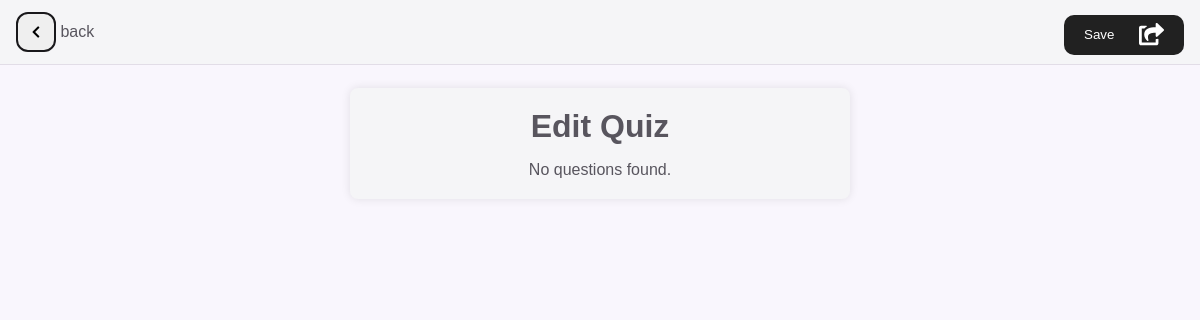
The page /edit_lesson/MCQ/update_mcq.php?lesson_id=7 (signed in) on the database as committed earlier.
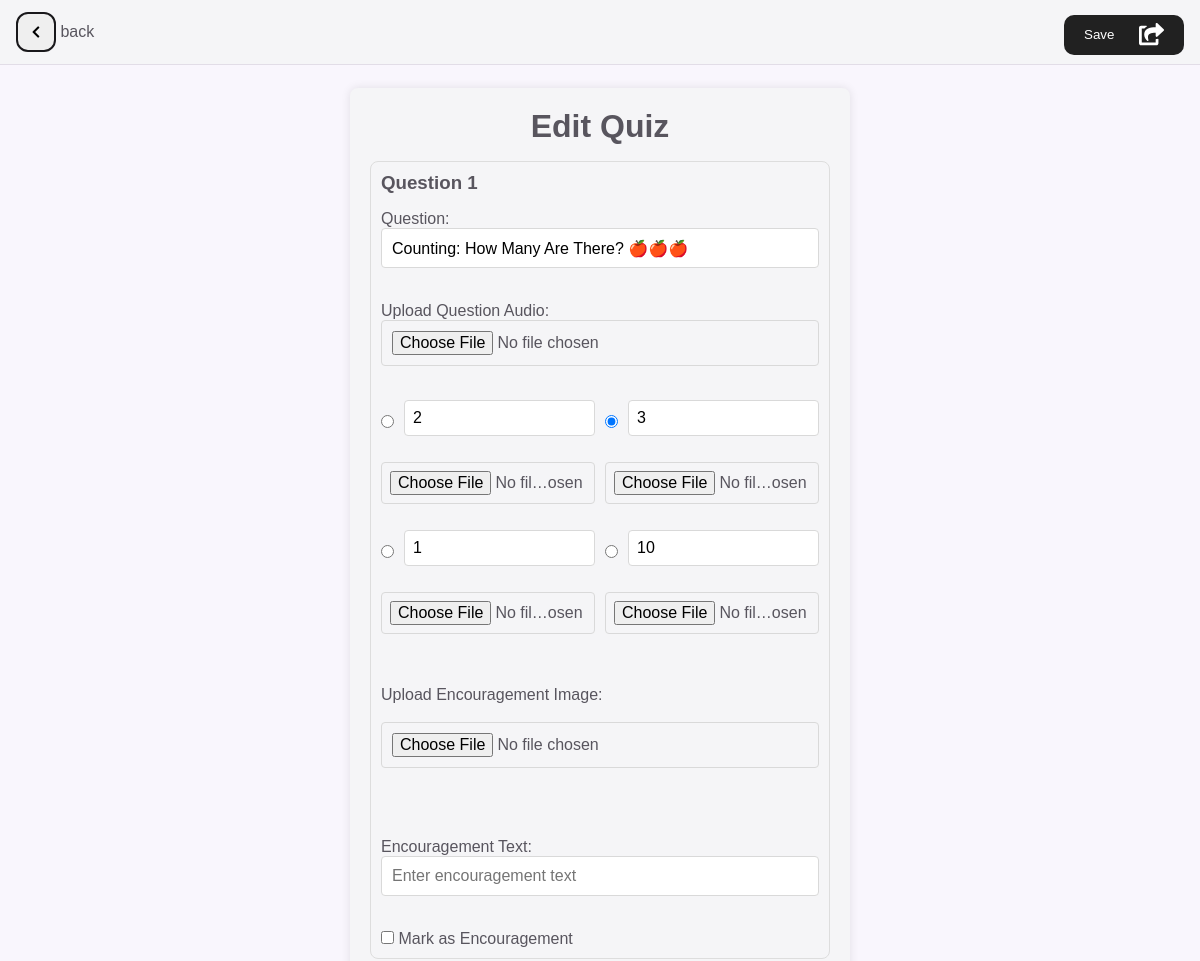
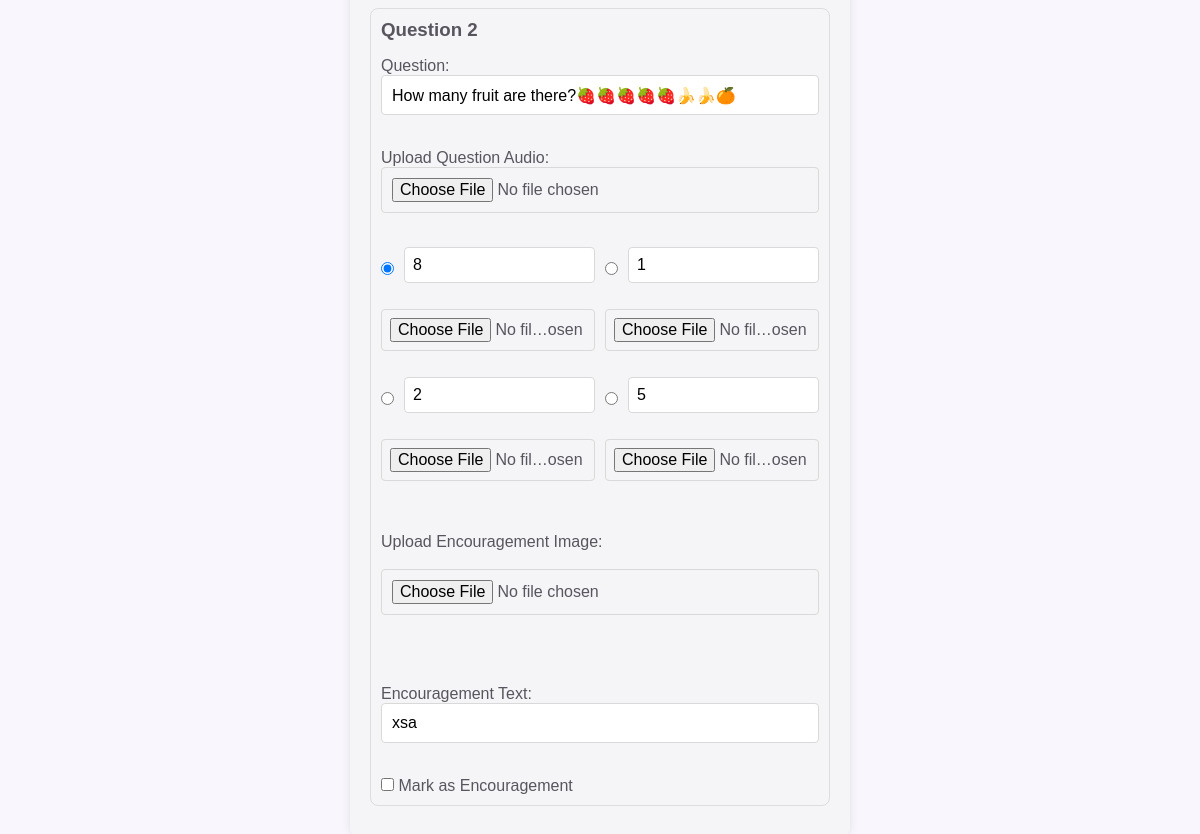
The same page on the database as committed later (2 pictures, top to bottom).
### tables this page shows
CREATE TABLE `question` (
  `question_id` int(11) NOT NULL,
  `question_text` text DEFAULT NULL,
  `question_audio` varchar(255) DEFAULT NULL,
  `lesson_id` int(11) DEFAULT NULL
);

CREATE TABLE `mcq_answer` (
  `mcq_answer_id` int(11) NOT NULL,
  `question_id` int(11) DEFAULT NULL,
  `answer_text` text DEFAULT NULL,
  `mcq_audio` varchar(255) DEFAULT NULL,
  `is_correct` tinyint(4) DEFAULT NULL
);

CREATE TABLE `words` (
  `word_id` int(11) NOT NULL,
  `word_text` text DEFAULT NULL,
  `is_encouragement` tinyint(4) DEFAULT NULL,
  `img_path` varchar(255) DEFAULT NULL,
  `question_id` int(11) DEFAULT NULL
);

### edit_lesson/MCQ/update_mcq.php (the view, shortened to what the changed rows need)
<?php
include('../../Teacher_loginValidate.php');
$lesson_id = isset($_GET['lesson_id']) ? $_GET['lesson_id'] : '';
$sql = "SELECT question_id, question_text, question_audio FROM question WHERE lesson_id = ?";
$stmt = $conn->prepare($sql);
$stmt->bind_param("i", $lesson_id);
$stmt->execute();
$result = $stmt->get_result();
?>
<!DOCTYPE html>
<html lang="en">
<head>
    <link rel="stylesheet" href="./css/Edit-Mcq.css">
    <link rel="stylesheet" href="https://cdnjs.cloudflare.com/ajax/libs/font-awesome/5.15.4/css/all.min.css" />
</head>
<body>
    <div class="centralize_form">
        <div class="form_container">
            <h1>Edit Quiz</h1>
            <form id="quizForm" action="./update_mcq_Process.php" method="POST" enctype="multipart/form-data">
                <div id="questionsContainer">
                    <?php
                    if ($result->num_rows > 0) {
                        $question_number = 1;
                        while ($row = $result->fetch_assoc()) {
                            $question_id = $row['question_id'];
                            $question_text = $row['question_text'];
                            $sql_words = "SELECT word_id, word_text, img_path, is_encouragement FROM words WHERE question_id = ?";
                            $stmt_words = $conn->prepare($sql_words);
                            $stmt_words->bind_param("i", $question_id);
                            $stmt_words->execute();
                            $result_words = $stmt_words->get_result();
                            $encouragement_text = '';
                            $encouragement_image = '';
                            $is_encouragement = '';
                            if ($result_words->num_rows > 0) {
                                $word_row = $result_words->fetch_assoc();
                                $encouragement_text = $word_row['word_text'];
                                $encouragement_image = $word_row['img_path'];
                                $is_encouragement = $word_row['is_encouragement'] == 1 ? 'checked' : '';
                            }
                    ?>
                    <div class="question-block" id="questionBlock<?php echo $question_number; ?>">
                        <h3>Question <?php echo $question_number; ?></h3>
                        <label for="question<?php echo $question_number; ?>">Question:</label>
                        <input type="text" id="question<?php echo $question_number; ?>" name="question_text[]" value="<?php echo $question_text; ?>" required><br><br>
                        <label for="questionAudio<?php echo $question_number; ?>">Upload Question Audio:</label>
                        <input type="file" id="questionAudio<?php echo $question_number; ?>" name="question_audio[]" accept="audio/*"><br><br>
                        <div class="options-container">
                            <?php
                            $sql_answers = "SELECT mcq_answer_id, answer_text, mcq_audio, is_correct FROM mcq_answer WHERE question_id = ?";
                            $stmt_answers = $conn->prepare($sql_answers);
                            $stmt_answers->bind_param("i", $question_id);
                            $stmt_answers->execute();
                            $result_answers = $stmt_answers->get_result();
                            $option_number = 1;
                            while ($answer_row = $result_answers->fetch_assoc()) {
                                $mcq_answerID = $answer_row['mcq_answer_id'];
                                $answer_text = $answer_row['answer_text'];
                                $is_correct = $answer_row['is_correct'] == 1 ? "checked" : "";
                            ?>
                            <div class="option">
                                <input type="radio" name="correctAnswer[<?php echo $question_id; ?>]" value="<?php echo $mcq_answerID; ?>" <?php echo $is_correct; ?>>
                                <input type="text" id="option<?php echo $question_number . '_' . $option_number; ?>" name="answer_text[]" value="<?php echo $answer_text; ?>" required>
                                <input type="file" id="optionAudio<?php echo $question_number . '_' . $option_number; ?>" name="answer_audio[]" accept="audio/*">
                            </div>
                            <?php
                                $option_number++;
                            }
                            ?>
                        </div><br><br>
                        <label for="questionImage<?php echo $question_number; ?>">Upload Encouragement Image:</label>
                        <?php if ($encouragement_image): ?>
                            <img id="imagePreview<?php echo $question_number; ?>" src="<?php echo "../../".$encouragement_image; ?>" alt="Encouragement Image Preview" style="display: block;">
                        <?php else: ?>
                            <img id="imagePreview<?php echo $question_number; ?>" src="" alt="Encouragement Image Preview" style="display: none;">
                        <?php endif; ?><br><br>
                        <input type="file" id="questionImage<?php echo $question_number; ?>" name="question_image[]" accept="image/*" onchange="previewImage(event, 'imagePreview<?php echo $question_number; ?>', 'loader<?php echo $question_number; ?>')"><br><br>
                        <div id="loader<?php echo $question_number; ?>" class="loader" style="display: none;"></div><br><br>
                        <label for="encouragement<?php echo $question_number; ?>">Encouragement Text:</label>
                        <input type="text" id="encouragement<?php echo $question_number; ?>" name="encouragement_text[]" value="<?php echo $encouragement_text; ?>" placeholder="Enter encouragement text"><br><br>
                        <label for="isEncouragement<?php echo $question_number; ?>">
                            <input type="checkbox" id="isEncouragement<?php echo $question_number; ?>" name="is_encouragement[]" <?php echo $is_encouragement; ?>>
                            Mark as Encouragement
                        </label>
                    </div>
                    <?php
                            $question_number++;
                        }
                    } else {
                        echo "No questions found.";
                    }
                    ?>
                </div>
            </form>
        </div>
    </div>
</body>
</html>

Rows that differ between the two databases and show on the page:
added question: question_text "Counting: How Many Are There? 🍎🍎🍎"
added mcq_answer: answer_text "2"
added mcq_answer: answer_text "3"
added mcq_answer: answer_text "1"
added mcq_answer: answer_text "10"
added question: question_text "How many fruit are there?🍓🍓🍓🍓🍓🍌🍌🍊", word_text "xsa"
added mcq_answer: answer_text "8"
added mcq_answer: answer_text "1"
added mcq_answer: answer_text "2"
added mcq_answer: answer_text "5"
Other text that changed with them:
text no longer shown: "No questions found."
